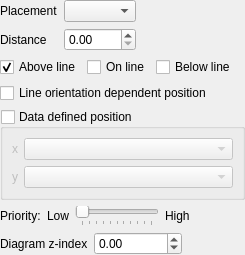
                <widget class="QWidget" name="scrollAreaWidgetContents_7">
                 <property name="geometry">
                  <rect>
                   <x>0</x>
                   <y>0</y>
                   <width>245</width>
                   <height>245</height>
                  </rect>
                 </property>
                 <layout class="QGridLayout" name="gridLayout_12">
                  <property name="leftMargin">
                   <number>0</number>
                  </property>
                  <property name="topMargin">
                   <number>0</number>
                  </property>
                  <property name="rightMargin">
                   <number>0</number>
                  </property>
                  <property name="bottomMargin">
                   <number>0</number>
                  </property>
                  <item row="5" column="0" colspan="2">
                   <widget class="QGroupBox" name="mDataDefinedPositionGroupBox">
                    <property name="sizePolicy">
                     <sizepolicy hsizetype="Expanding" vsizetype="Preferred">
                      <horstretch>0</horstretch>
                      <verstretch>0</verstretch>
                     </sizepolicy>
                    </property>
                    <property name="title">
                     <string>Data defined position</string>
                    </property>
                    <property name="checkable">
                     <bool>true</bool>
                    </property>
                    <property name="checked">
                     <bool>false</bool>
                    </property>
                    <layout class="QGridLayout" name="gridLayout_5">
                     <item row="0" column="0">
                      <widget class="QLabel" name="mXPosColLabel">
                       <property name="sizePolicy">
                        <sizepolicy hsizetype="Fixed" vsizetype="Preferred">
                         <horstretch>0</horstretch>
                         <verstretch>0</verstretch>
                        </sizepolicy>
                       </property>
                       <property name="text">
                        <string>x</string>
                       </property>
                      </widget>
                     </item>
                     <item row="0" column="1">
                      <widget class="QComboBox" name="mDataDefinedXComboBox">
                       <property name="sizePolicy">
                        <sizepolicy hsizetype="Expanding" vsizetype="Fixed">
                         <horstretch>0</horstretch>
                         <verstretch>0</verstretch>
                        </sizepolicy>
                       </property>
                      </widget>
                     </item>
                     <item row="1" column="0">
                      <widget class="QLabel" name="mYPosColLabel">
                       <property name="sizePolicy">
                        <sizepolicy hsizetype="Fixed" vsizetype="Preferred">
                         <horstretch>0</horstretch>
                         <verstretch>0</verstretch>
                        </sizepolicy>
                       </property>
                       <property name="text">
                        <string>y</string>
                       </property>
                      </widget>
                     </item>
                     <item row="1" column="1">
                      <widget class="QComboBox" name="mDataDefinedYComboBox">
                       <property name="sizePolicy">
                        <sizepolicy hsizetype="Expanding" vsizetype="Fixed">
                         <horstretch>0</horstretch>
                         <verstretch>0</verstretch>
                        </sizepolicy>
                       </property>
                      </widget>
                     </item>
                    </layout>
                   </widget>
                  </item>
                  <item row="8" column="0">
                   <spacer name="verticalSpacer_4">
                    <property name="orientation">
                     <enum>Qt::Vertical</enum>
                    </property>
                    <property name="sizeHint" stdset="0">
                     <size>
                      <width>20</width>
                      <height>40</height>
                     </size>
                    </property>
                   </spacer>
                  </item>
                  <item row="0" column="0" colspan="2">
                   <widget class="QFrame" name="mPlacementFrame">
                    <property name="frameShape">
                     <enum>QFrame::NoFrame</enum>
                    </property>
                    <layout class="QGridLayout" name="gridLayout_4">
                     <property name="leftMargin">
                      <number>0</number>
                     </property>
                     <property name="topMargin">
                      <number>0</number>
                     </property>
                     <property name="rightMargin">
                      <number>0</number>
                     </property>
                     <property name="bottomMargin">
                      <number>0</number>
                     </property>
                     <item row="0" column="2">
                      <spacer name="horizontalSpacer_9">
                       <property name="orientation">
                        <enum>Qt::Horizontal</enum>
                       </property>
                       <property name="sizeHint" stdset="0">
                        <size>
                         <width>40</width>
                         <height>20</height>
                        </size>
                       </property>
                      </spacer>
                     </item>
                     <item row="0" column="0">
                      <widget class="QLabel" name="mPlacementLabel">
                       <property name="text">
                        <string>Placement</string>
                       </property>
                      </widget>
                     </item>
                     <item row="0" column="1">
                      <widget class="QComboBox" name="mPlacementComboBox"/>
                     </item>
                     <item row="1" column="0">
                      <widget class="QLabel" name="mDiagramDistanceLabel">
                       <property name="text">
                        <string>Distance</string>
                       </property>
                      </widget>
                     </item>
                     <item row="1" column="1">
                      <widget class="QgsDoubleSpinBox" name="mDiagramDistanceSpinBox"/>
                     </item>
                    </layout>
                   </widget>
                  </item>
                  <item row="6" column="0">
                   <layout class="QHBoxLayout" name="horizontalLayout_3">
                    <item>
                     <widget class="QLabel" name="mPriorityLabel">
                      <property name="text">
                       <string>Priority:</string>
                      </property>
                     </widget>
                    </item>
                    <item>
                     <widget class="QLabel" name="mPriorityLowLabel">
                      <property name="text">
                       <string>Low</string>
                      </property>
                     </widget>
                    </item>
                    <item>
                     <widget class="QSlider" name="mPrioritySlider">
                      <property name="maximum">
                       <number>10</number>
                      </property>
                      <property name="orientation">
                       <enum>Qt::Horizontal</enum>
                      </property>
                      <property name="invertedAppearance">
                       <bool>false</bool>
                      </property>
                      <property name="invertedControls">
                       <bool>false</bool>
                      </property>
                      <property name="tickPosition">
                       <enum>QSlider::TicksBelow</enum>
                      </property>
                      <property name="tickInterval">
                       <number>1</number>
                      </property>
                     </widget>
                    </item>
                    <item>
                     <widget class="QLabel" name="mPriorityHighLabel">
                      <property name="text">
                       <string>High</string>
                      </property>
                     </widget>
                    </item>
                    <item>
                     <spacer name="horizontalSpacer_6">
                      <property name="orientation">
                       <enum>Qt::Horizontal</enum>
                      </property>
                      <property name="sizeHint" stdset="0">
                       <size>
                        <width>40</width>
                        <height>20</height>
                       </size>
                      </property>
                     </spacer>
                    </item>
                   </layout>
                  </item>
                  <item row="7" column="0">
                   <layout class="QHBoxLayout" name="horizontalLayout_8">
                    <item>
                     <widget class="QLabel" name="label_16">
                      <property name="text">
                       <string>Diagram z-index</string>
                      </property>
                     </widget>
                    </item>
                    <item>
                     <widget class="QgsDoubleSpinBox" name="mZIndexSpinBox">
                      <property name="toolTip">
                       <string>Controls how labels are drawn on top of each other. Labels with a higher z-index are drawn above labels with a lower z-index.</string>
                      </property>
                      <property name="minimum">
                       <double>-9999999.000000000000000</double>
                      </property>
                      <property name="maximum">
                       <double>9999999.000000000000000</double>
                      </property>
                     </widget>
                    </item>
                    <item>
                     <spacer name="horizontalSpacer_10">
                      <property name="orientation">
                       <enum>Qt::Horizontal</enum>
                      </property>
                      <property name="sizeHint" stdset="0">
                       <size>
                        <width>40</width>
                        <height>20</height>
                       </size>
                      </property>
                     </spacer>
                    </item>
                   </layout>
                  </item>
                  <item row="1" column="0" colspan="2">
                   <widget class="QFrame" name="mLinePlacementFrame">
                    <property name="frameShape">
                     <enum>QFrame::NoFrame</enum>
                    </property>
                    <property name="frameShadow">
                     <enum>QFrame::Raised</enum>
                    </property>
                    <layout class="QGridLayout" name="gridLayout_2">
                     <property name="leftMargin">
                      <number>0</number>
                     </property>
                     <property name="topMargin">
                      <number>0</number>
                     </property>
                     <property name="rightMargin">
                      <number>0</number>
                     </property>
                     <property name="bottomMargin">
                      <number>0</number>
                     </property>
                     <item row="0" column="0" colspan="3">
                      <layout class="QGridLayout" name="gridLayout_14">
                       <item row="0" column="1">
                        <widget class="QCheckBox" name="chkLineAbove">
                         <property name="sizePolicy">
                          <sizepolicy hsizetype="Maximum" vsizetype="Fixed">
                           <horstretch>0</horstretch>
                           <verstretch>0</verstretch>
                          </sizepolicy>
                         </property>
                         <property name="text">
                          <string>Above line</string>
                         </property>
                         <property name="checked">
                          <bool>true</bool>
                         </property>
                        </widget>
                       </item>
                       <item row="0" column="3">
                        <widget class="QCheckBox" name="chkLineBelow">
                         <property name="text">
                          <string>Below line</string>
                         </property>
                        </widget>
                       </item>
                       <item row="0" column="2">
                        <widget class="QCheckBox" name="chkLineOn">
                         <property name="sizePolicy">
                          <sizepolicy hsizetype="Maximum" vsizetype="Fixed">
                           <horstretch>0</horstretch>
                           <verstretch>0</verstretch>
                          </sizepolicy>
                         </property>
                         <property name="text">
                          <string>On line</string>
                         </property>
                        </widget>
                       </item>
                       <item row="1" column="1" colspan="3">
                        <widget class="QCheckBox" name="chkLineOrientationDependent">
                         <property name="text">
                          <string>Line orientation dependent position</string>
                         </property>
                        </widget>
                       </item>
                      </layout>
                     </item>
                    </layout>
                   </widget>
                  </item>
                 </layout>
                </widget>
